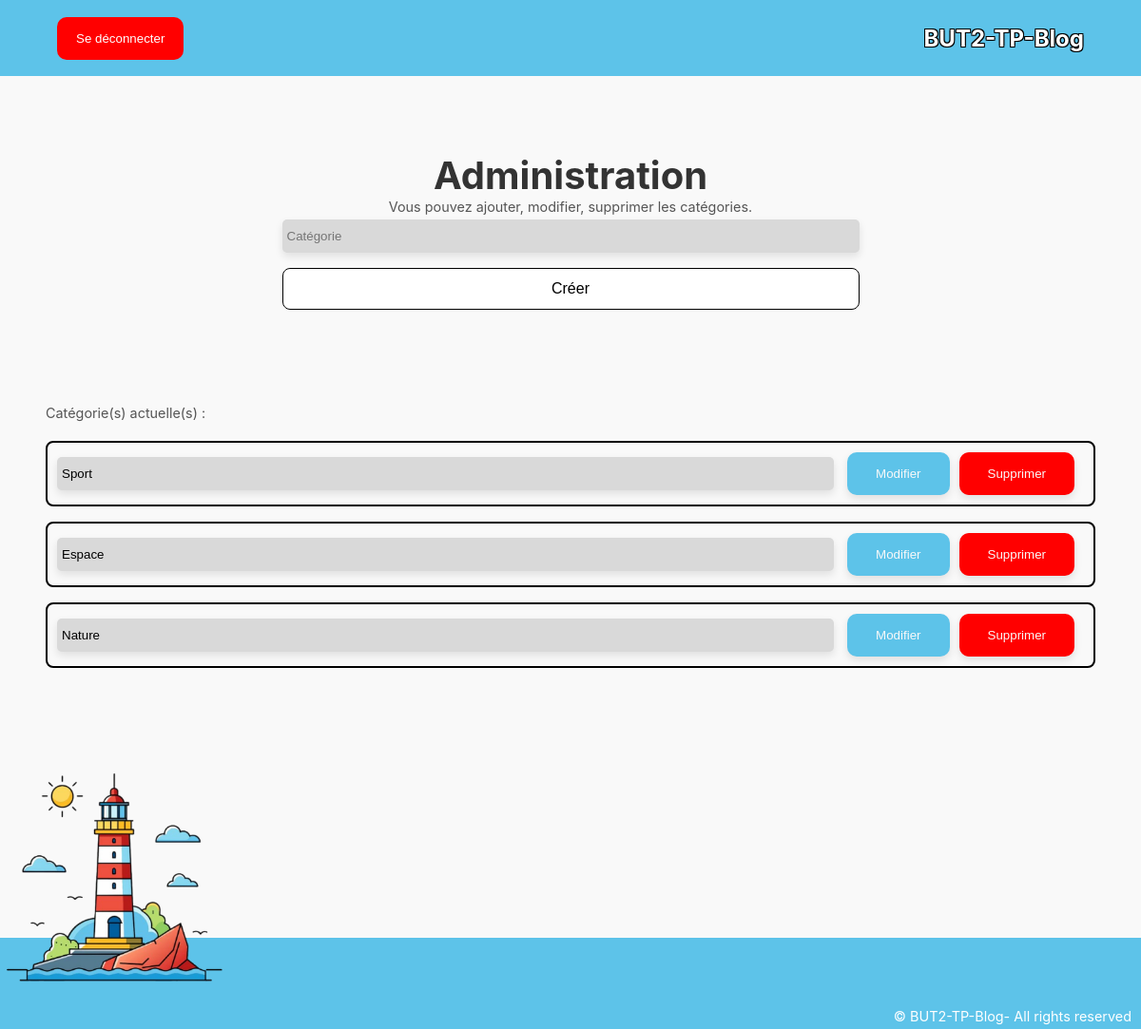
/code/admin.php (signed in), run on the app's committed database.
### tables this page shows
CREATE TABLE IF NOT EXISTS `category` (
  `id_cat` int NOT NULL AUTO_INCREMENT,
  `name_cat` varchar(200) NOT NULL,
  PRIMARY KEY (`id_cat`)
);

### code/components/bd.php (called while the page is built, shortened)
<?php
    function getCategory($pdo) {
        $sql = 'SELECT id_cat, name_cat FROM CATEGORY';
        $stmt = $pdo->prepare($sql);
        $stmt->execute();
        $categories = $stmt->fetchAll(PDO::FETCH_ASSOC);
        return $categories;
    }
?>

### code/admin.php (the view, shortened to what this page needs)
<?php
require_once('./components/header.php');
include("./components/navbar.php");
?>
<main class="main-admin">
    <h2>Administration</h2>
    <p>Vous pouvez ajouter, modifier, supprimer les catégories.</p>
    <form method="post" class="ajoutCategorie" onsubmit="return validateCategoryForm()">
        <input type="text" class="input-category-admin" id="categorie" name="categorie" placeholder="Catégorie" required>
        <button type="submit" class="form-button" name="btn-creer">Créer</button>
    </form>
    <div class="actual-categories">
        <p>Catégorie(s) actuelle(s) :</p>
        <?php
        $connexion = getConnexion();
        $categories = getCategory($connexion);
        foreach ($categories as $row) { ?>
            <div>
                <form method="post" class="category-element">
                    <input type="text" name="name_cat" class="input-form-admin" id="<?= $row['id_cat'] ?>" value="<?= htmlspecialchars($row['name_cat']) ?>" required>
                    <div class="category-btn">
                        <button type="submit" name="btn-modifier">Modifier</button>
                        <button type="submit" name="btn-supprimer">Supprimer</button>
                    </div>
                </form>
            </div>
        <?php } ?>
    </div>
</main>
<?php
require_once("./components/footer.php");
?>

### code/styles/style.css (style rules this page uses)
:root { --font-family: 'Inter', sans-serif; --font-family-italic: 'Inter Italic', sans-serif; --primary-bg-color: #5DC3E9; --primary-font-color: white; --secondary-bg-color: #f9f9f9; --secondary-font-color: #333; --highlight-color: #007bbd; --error-color: red; --input-bg-color: #D9D9D9; }
* { margin: 0; }
body { font-family: var(--font-family); background-color: var(--secondary-bg-color); color: var(--secondary-font-color); }
h2 { font-size: 2.5em; }
p { font-size: 1.25em; }
p { font-size: 0.9em; color: #555; margin: 0 0 5px 0; }
.form-button { background-color: #fff; border: 1px solid #000; color: #000; padding: 12px; font-size: 1rem; border-radius: 8px; cursor: pointer; transition: background-color 0.3s ease, color 0.3s ease; width: 100%; }
.main-admin { min-height: 80vh; height: auto; display: flex; flex-direction: column; align-items: center; justify-content: center; }
.ajoutCategorie { display: flex; flex-direction: column; align-items: center; gap: 2vh; margin-bottom: 100px; }
.actual-categories { display: flex; flex-direction: column; align-items: start; text-align: left; gap: 2vh; margin-bottom: 100px; }
.category-element { border: 2px solid black; border-radius: 8px; padding: 10px; width: 90vw; display: flex; justify-content: space-between; align-items: center; }
.category-btn { display: flex; }
.category-btn button:nth-child(1) { margin-right: 10px; background-color: #5DC3E9; color : var(--secondary-bg-color); padding: 15px 30px; border : none; border-radius: 10px; box-shadow: 0px 4px 8px rgba(0, 0, 0, 0.1); }
.category-btn button:nth-child(2) { margin-right: 10px; background-color: var(--error-color); color : var(--secondary-bg-color); padding: 15px 30px; border : none; border-radius: 10px; box-shadow: 0px 4px 8px rgba(0, 0, 0, 0.1); }
.input-form-admin { width: 75%; background-color: var(--input-bg-color); color: black; padding-top: 10px; padding-bottom: 10px; padding-left: 5px; border-radius: 5px; border: none; box-shadow: 0px 4px 8px rgba(0, 0, 0, 0.1); }
.input-category-admin { width: 50vw; background-color: var(--input-bg-color); color: black; padding-top: 10px; padding-bottom: 10px; padding-left: 5px; border-radius: 5px; border: none; box-shadow: 0px 4px 8px rgba(0, 0, 0, 0.1); }

### data on the page
category: name_cat "Sport"
category: name_cat "Espace"
category: name_cat "Nature"
